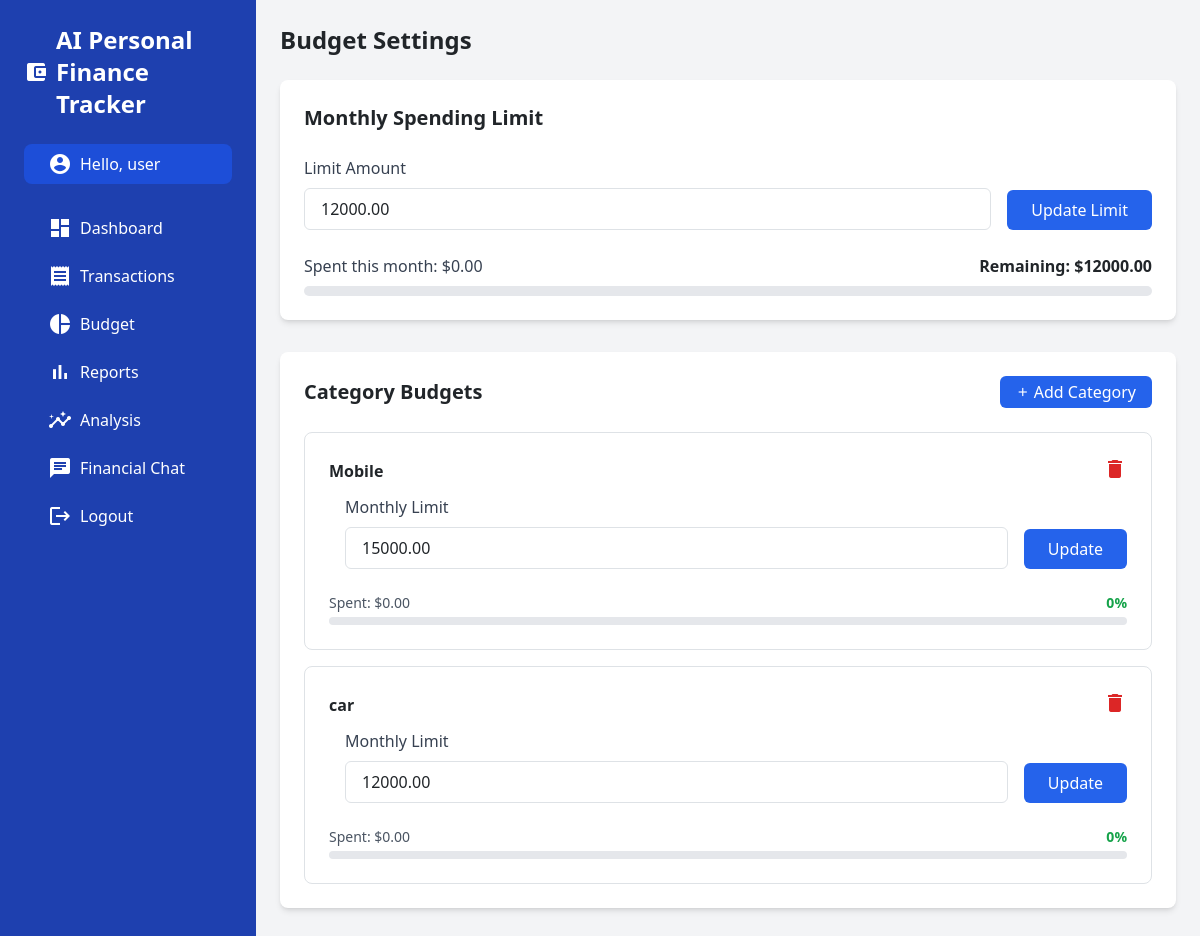
Screenshot of /budget (signed in) with the database file from the repository.
### tables this page shows
CREATE TABLE spending_limits (
                id INTEGER PRIMARY KEY AUTOINCREMENT,
                user_id INTEGER NOT NULL UNIQUE,
                monthly_limit REAL NOT NULL,
                updated_at TIMESTAMP DEFAULT CURRENT_TIMESTAMP,
                FOREIGN KEY (user_id) REFERENCES users (id) ON DELETE CASCADE
            );

CREATE TABLE budget_categories (
                id INTEGER PRIMARY KEY AUTOINCREMENT,
                user_id INTEGER NOT NULL,
                category TEXT NOT NULL,
                monthly_limit REAL NOT NULL,
                UNIQUE(user_id, category),
                FOREIGN KEY (user_id) REFERENCES users (id) ON DELETE CASCADE
            );

### app.py (the view, shortened to what this page needs)
@app.route('/budget', methods=['GET', 'POST'])
def budget():
    if 'user_id' not in session:
        return redirect(url_for('login'))
    user_id = session['user_id']
    with get_db_connection() as conn:
        c = conn.cursor()
        c.execute('SELECT monthly_limit FROM spending_limits WHERE user_id = ?', (user_id,))
        monthly_limit_row = c.fetchone()
        monthly_limit = monthly_limit_row['monthly_limit'] if monthly_limit_row else 0
        c.execute('SELECT category, monthly_limit FROM budget_categories WHERE user_id = ? ORDER BY category', (user_id,))
        category_budgets = c.fetchall()
        c.execute('SELECT DISTINCT category FROM transactions WHERE user_id = ? ORDER BY category', (user_id,))
        existing_categories = [row['category'] for row in c.fetchall()]
    monthly_summary = get_monthly_summary(user_id)
    return render_template(
        'budget.html',
        monthly_limit=monthly_limit,
        category_budgets=category_budgets,
        existing_categories=existing_categories,
        monthly_summary=monthly_summary
    )

### app.py (called while the page is built)
def get_db_connection():
    conn = sqlite3.connect(DATABASE)
    conn.row_factory = sqlite3.Row
    return conn

def get_current_month_range():
    today = datetime.now()
    first_day = today.replace(day=1)
    last_day = (first_day + timedelta(days=32)).replace(day=1) - timedelta(days=1)
    return first_day.strftime('%Y-%m-%d'), last_day.strftime('%Y-%m-%d')

### templates/budget.html (shortened to what this page needs)
{% extends "base.html" %}
{% block content %}
<div class="mb-8">
    <h1 class="text-2xl font-bold mb-6">Budget Settings</h1>
    <div class="bg-white p-6 rounded-lg shadow-md mb-8">
        <h2 class="text-xl font-semibold mb-4">Monthly Spending Limit</h2>
        <form method="POST" action="{{ url_for('budget') }}" class="flex items-end space-x-4">
            <div class="flex-1">
                <label for="monthly_limit" class="block text-gray-700 mb-2">Limit Amount</label>
                <input type="number" step="0.01" id="monthly_limit" name="monthly_limit"
                       value="{{ "%.2f"|format(monthly_limit) }}" required
                       class="w-full px-3 py-2 border border-gray-300 rounded-md focus:outline-none focus:ring-2 focus:ring-blue-500">
            </div>
            <button type="submit"
                    class="bg-blue-600 text-white px-4 py-2 rounded-md hover:bg-blue-700 h-10">
                Update Limit
            </button>
        </form>
        <div class="mt-6">
            <div class="flex justify-between mb-2">
                <span class="text-gray-700">Spent this month: ${{ "%.2f"|format(monthly_summary.total_spent) }}</span>
                <span class="font-semibold">Remaining: ${{ "%.2f"|format(monthly_summary.remaining) }}</span>
            </div>
            <div class="w-full bg-gray-200 rounded-full h-2.5">
            </div>
        </div>
    </div>
    <div class="bg-white p-6 rounded-lg shadow-md">
        <div class="flex justify-between items-center mb-4">
            <h2 class="text-xl font-semibold">Category Budgets</h2>
            <button type="button" onclick="openAddCategoryModal()"
                    class="bg-blue-600 text-white px-3 py-1 rounded-md hover:bg-blue-700 flex items-center">
                <span class="material-icons mr-1 text-sm">add</span>
                Add Category
            </button>
        </div>
        <div class="space-y-4">
            {% for category in category_budgets %}
            <div class="p-4 border border-gray-200 rounded-lg">
                <div class="flex justify-between items-center mb-2">
                    <h3 class="font-semibold">{{ category.category }}</h3>
                    <div class="flex space-x-2">
                        <form method="POST" action="{{ url_for('delete_category_budget', category=category.category) }}"
                              onsubmit="return confirm('Are you sure you want to delete this budget category?');">
                            <button type="submit" class="text-red-600 hover:text-red-800">
                                <span class="material-icons">delete</span>
                            </button>
                        </form>
                    </div>
                </div>
                <form method="POST" action="{{ url_for('budget') }}" class="flex items-end space-x-4">
                    <div class="flex-1">
                        <label for="category_limit" class="block text-gray-700 mb-2">Monthly Limit</label>
                        <input type="number" step="0.01" id="category_limit" name="category_limit"
                               value="{{ "%.2f"|format(category.monthly_limit) }}" required
                               class="w-full px-3 py-2 border border-gray-300 rounded-md focus:outline-none focus:ring-2 focus:ring-blue-500">
                    </div>
                    <button type="submit"
                            class="bg-blue-600 text-white px-4 py-2 rounded-md hover:bg-blue-700 h-10">
                        Update
                    </button>
                </form>
                {% if category.category in monthly_summary.category_usage %}
                {% set usage = monthly_summary.category_usage[category.category] %}
                <div class="mt-4">
                    <div class="flex justify-between mb-1">
                        <span class="text-sm text-gray-600">Spent: ${{ "%.2f"|format(usage.spent) }}</span>
                        <span class="text-sm font-semibold
                              {% if usage.percentage > 90 %}text-red-600
                              {% elif usage.percentage > 75 %}text-yellow-600
                              {% else %}text-green-600{% endif %}">
                            {{ "%.0f"|format(usage.percentage) }}%
                        </span>
                    </div>
                    <div class="w-full bg-gray-200 rounded-full h-2">
                    </div>
                </div>
                {% endif %}
            </div>
            {% else %}
            <p class="text-gray-500 text-center py-4">No category budgets set up yet.</p>
            {% endfor %}
        </div>
    </div>
</div>
{% endblock %}

### rows the page displays
spending_limits: monthly_limit "12000.00"
budget_categories: category "Mobile", category_limit "15000.00", spent "0.00", percentage "0"
budget_categories: category "car", category_limit "12000.00", spent "0.00", percentage "0"

### other values shown
{{ session.username }} "user"
{{ "%.2f"|format(monthly_summary.total_spent) }} "0.00"
{{ "%.2f"|format(monthly_summary.remaining) }} "12000.00"
